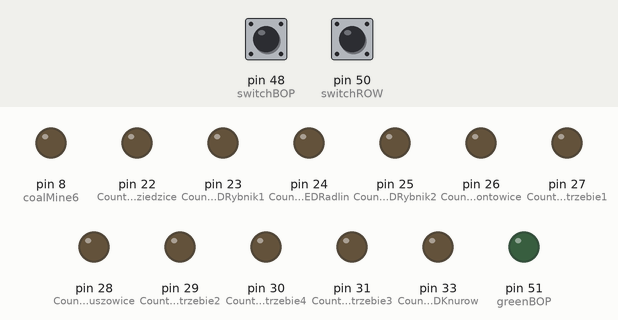
This sketch was run on a simulated Arduino Mega 2560, built with avr-gcc and run on an emulated ATmega2560. On the bench: output pins drawn as LEDs (lit = HIGH). Dashed ring = blinking. Inputs (shaded band) come from the test bench; at power-on: pin 50 (switchROW) HIGH, pin 48 (switchBOP) HIGH. Pins used as bus, display or sensor lines are not drawn; what the sketch prints to the serial monitor is not drawn.

Above: at 1.2 s.
1.3 s: pin 50 (switchROW) pulled LOW for 1 s
At 1.8 s:
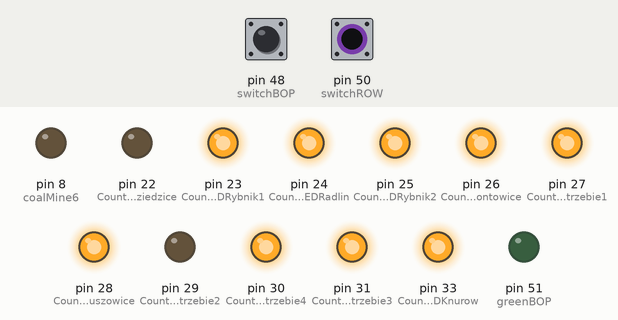
3.8 s: pin 48 (switchBOP) pulled LOW for 0.15 s
At 3.87 s:
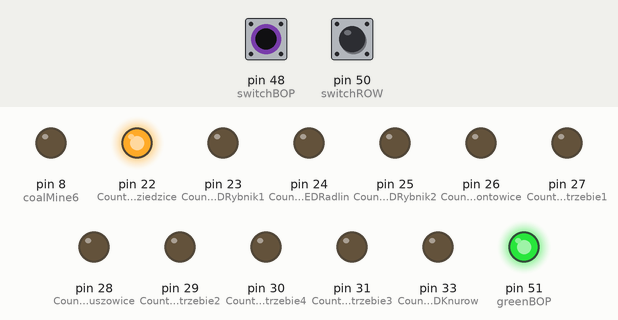
5.4 s: pin 48 (switchBOP) pulled LOW for 3.2 s
At 8.9 s:
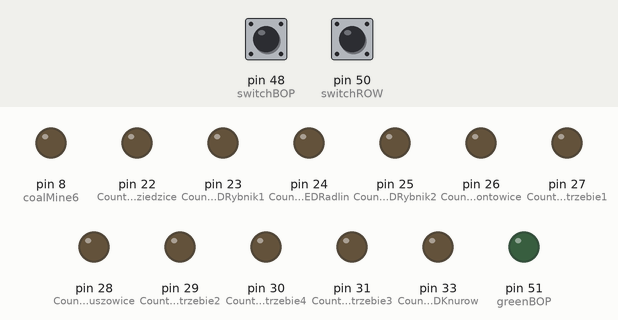
10.1 s: pin 50 (switchROW) pulled LOW for 3.2 s
At 11.0 s:
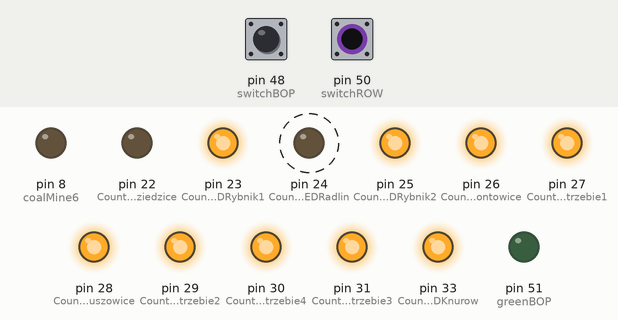
14.8 s: pin 48 (switchBOP) driven LOW and pin 50 (switchROW) driven LOW
At 15.0 s:
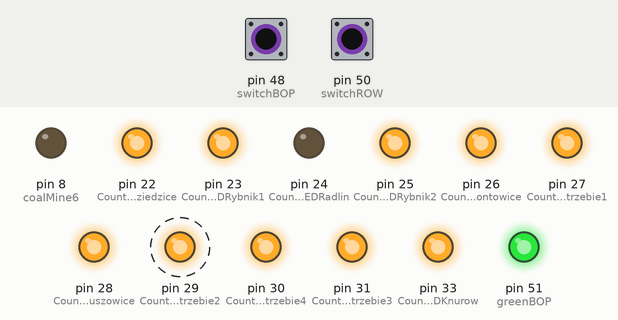
Timing chart, 0 to 18.8 s (numbered marks = the images above; inputs shaded):
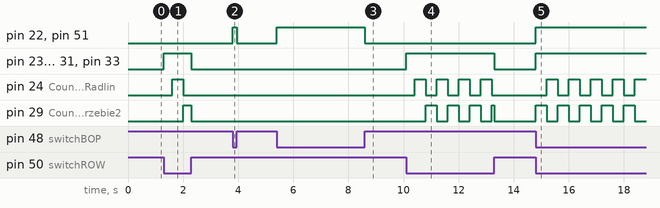

The sketch:

row-bop.ino
```cpp
#include <Wire.h>

//COUNTER LEDS, COAL MINES
#define CounterLEDCzechowiceDziedzice 22 //A3
  #define coalMine1 3

#define CounterLEDRybnik1 23 //C3
  #define coalMine2 4

#define CounterLEDRybnik2 25 //D3
  #define coalMine3 5

#define CounterLEDPruszowice 28 //E3
  #define coalMine4 9

#define CounterLEDJastrzebie1 27 //E4
  #define coalMine5 7

#define CounterLEDJastrzebie2 29 //D4
  #define coalMine6 8 //opening

#define CounterLEDJastrzebie3 31 //D1
  #define coalMine7 10

#define CounterLEDJastrzebie4 30 //E1
  #define coalMine8 11

#define CounterLEDRadlin 24 //E2
  #define coalMine9 6

#define CounterLEDKnurow 33 //F1
  #define coalMine10 45

#define CounterLEDOrmontowice 26 //F2
  #define coalMine11 46


//SWITCHES
#define switchROW 50
#define switchBOP 48

//GREEN DIODES
#define greenROW 49
#define greenBOP 51

int stateCoalMine1 = LOW;
int stateCoalMine2 = LOW;
int stateCoalMine3 = LOW;
int stateCoalMine4 = LOW;
int stateCoalMine5 = LOW;
int stateCoalMine6 = LOW;
int stateCoalMine7 = LOW;
int stateCoalMine8 = LOW;
int stateCoalMine9 = LOW;
int stateCoalMine10 = LOW;
int stateCoalMine11 = LOW;

int stateCounterLEDJastrzebie2 = LOW;
unsigned long blinkCounterLEDJastrzebie2= 400;
unsigned long worktimeCounterLEDJastrzebie2 = 0;

int stateCounterLEDRadlin = LOW;
unsigned long blinkCounterLEDRadlin= 100;
unsigned long worktimeCounterLEDRadlin = 0;

unsigned long workCoalMine1 = 140;
unsigned long workCoalMine2 = 80;
unsigned long workCoalMine3 = 60;
unsigned long workCoalMine4 = 300;
unsigned long workCoalMine5 = 1000;
unsigned long workCoalMine6 = 1000;
unsigned long workCoalMine7 = 1000;
unsigned long workCoalMine8 = 400;
unsigned long workCoalMine9 = 1000;
unsigned long workCoalMine10 = 1000;
unsigned long workCoalMine11 = 400;

unsigned long currentMillis = 0;

unsigned long worktime1 = 0;
unsigned long worktime2 = 0;
unsigned long worktime3 = 0;
unsigned long worktime4 = 0;
unsigned long worktime5 = 0;
unsigned long worktime6 = 0;
unsigned long worktime7 = 0;
unsigned long worktime8 = 0;
unsigned long worktime9 = 0;
unsigned long worktime10 = 0;
unsigned long worktime11 = 0;

void setup()
{
  Serial.begin(9600);

  Serial.write("Hush! Do you hear it? Something work undeground in Silesia.");

  pinMode(coalMine1, OUTPUT);
  pinMode(coalMine2, OUTPUT);
  pinMode(coalMine3, OUTPUT);
  pinMode(coalMine4, OUTPUT);
  pinMode(coalMine5, OUTPUT);
  pinMode(coalMine6, OUTPUT);
  pinMode(coalMine7, OUTPUT);
  pinMode(coalMine8, OUTPUT);
  pinMode(coalMine9, OUTPUT);
  pinMode(coalMine10, OUTPUT);
  pinMode(coalMine11, OUTPUT);
  pinMode(CounterLEDCzechowiceDziedzice, OUTPUT);
  pinMode(CounterLEDRybnik1, OUTPUT);
  pinMode(CounterLEDRybnik2, OUTPUT);
  pinMode(CounterLEDPruszowice, OUTPUT);
  pinMode(CounterLEDJastrzebie1, OUTPUT);
  pinMode(CounterLEDJastrzebie2, OUTPUT);
  pinMode(CounterLEDJastrzebie3, OUTPUT);
  pinMode(CounterLEDJastrzebie4, OUTPUT);
  pinMode(CounterLEDRadlin, OUTPUT);
  pinMode(CounterLEDKnurow, OUTPUT);
  pinMode(CounterLEDOrmontowice, OUTPUT);
  pinMode(switchBOP, INPUT_PULLUP);
  pinMode(switchROW, INPUT_PULLUP);
  pinMode(greenROW, OUTPUT);
  pinMode(greenBOP, OUTPUT);
}

void loop()
{
  currentMillis = millis();
  worktime();
  blinks();

  if (digitalRead(switchROW) == LOW) {
    blinkCounterLEDJastrzebie2 = 400;
    blinkCounterLEDRadlin = 400;
    digitalWrite(CounterLEDJastrzebie1, HIGH);
    digitalWrite(CounterLEDRybnik1, HIGH);
    digitalWrite(CounterLEDRybnik2, HIGH);
    digitalWrite(CounterLEDPruszowice, HIGH);
    digitalWrite(CounterLEDJastrzebie3, HIGH);
    digitalWrite(CounterLEDJastrzebie4, HIGH);
    digitalWrite(CounterLEDKnurow, HIGH);
    digitalWrite(CounterLEDOrmontowice, HIGH);
    digitalWrite(greenROW, HIGH);
  } else {
    digitalWrite(coalMine2, LOW);
    digitalWrite(coalMine3, LOW);
    digitalWrite(coalMine4, LOW);
    digitalWrite(coalMine5, LOW);
    digitalWrite(coalMine6, LOW);
    digitalWrite(coalMine7, LOW);
    digitalWrite(coalMine8, LOW);
    digitalWrite(coalMine9, LOW);
    digitalWrite(coalMine10, LOW);
    digitalWrite(coalMine11, LOW);
    digitalWrite(CounterLEDJastrzebie1, LOW);
    digitalWrite(CounterLEDJastrzebie2, LOW);
    digitalWrite(CounterLEDJastrzebie3, LOW);
    digitalWrite(CounterLEDJastrzebie4, LOW);
    digitalWrite(CounterLEDRybnik1, LOW);
    digitalWrite(CounterLEDRybnik2, LOW);
    digitalWrite(CounterLEDPruszowice, LOW);
    digitalWrite(CounterLEDRadlin, LOW);
    digitalWrite(CounterLEDKnurow, LOW);
    digitalWrite(CounterLEDOrmontowice, LOW);
    digitalWrite(greenROW, LOW);
  }

  if (digitalRead(switchBOP) == LOW) {
    digitalWrite(CounterLEDCzechowiceDziedzice, HIGH);
    digitalWrite(greenBOP, HIGH);
  } else {
    digitalWrite(coalMine1, LOW);
    digitalWrite(CounterLEDCzechowiceDziedzice, LOW);
    digitalWrite(greenBOP, LOW);
  }
}

void worktime()
{
    if (currentMillis - worktime1 >= workCoalMine1) {
      worktime1 = currentMillis;
      stateCoalMine1 = !stateCoalMine1;
      digitalWrite(coalMine1, stateCoalMine1);
    }
    if (currentMillis - worktime2 >= workCoalMine2) {
      worktime2 = currentMillis;
      stateCoalMine2 = !stateCoalMine2;
      digitalWrite(coalMine2, stateCoalMine2);
    }
    if (currentMillis - worktime3 >= workCoalMine3) {
      worktime3 = currentMillis;
      stateCoalMine3 = !stateCoalMine3;
      digitalWrite(coalMine3, stateCoalMine3);
    }
    if (currentMillis - worktime4 >= workCoalMine4) {
      worktime4 = currentMillis;
      stateCoalMine4 = !stateCoalMine4;
      digitalWrite(coalMine4, stateCoalMine4);
    }

    if (currentMillis - worktime5 >= workCoalMine5) {
      worktime5 = currentMillis;
      stateCoalMine5 = !stateCoalMine5;
      digitalWrite(coalMine5, stateCoalMine5);
    }

    if (currentMillis - worktime7 >= workCoalMine7) {
      worktime7 = currentMillis;
      stateCoalMine7 = !stateCoalMine7;
      digitalWrite(coalMine7, stateCoalMine7);
    }

    if (currentMillis - worktime8 >= workCoalMine8) {
      worktime8 = currentMillis;
      stateCoalMine8 = !stateCoalMine8;
      digitalWrite(coalMine8, stateCoalMine8);
    }

    if (currentMillis - worktime9 >= workCoalMine9) {
      worktime9 = currentMillis;
      stateCoalMine9 = !stateCoalMine9;
      digitalWrite(coalMine9, stateCoalMine9);
    }

    if (currentMillis - worktime10 >= workCoalMine10) {
      worktime10 = currentMillis;
      stateCoalMine10 = !stateCoalMine10;
      digitalWrite(coalMine10, stateCoalMine10);
    }

    if (currentMillis - worktime11 >= workCoalMine11) {
      worktime11 = currentMillis;
      stateCoalMine11 = !stateCoalMine11;
      digitalWrite(coalMine11, stateCoalMine11);
    }
}

void blinks()
{
  if (currentMillis - worktimeCounterLEDJastrzebie2 >= blinkCounterLEDJastrzebie2) {
      worktimeCounterLEDJastrzebie2 = currentMillis;
      stateCounterLEDJastrzebie2 = !stateCounterLEDJastrzebie2;
      digitalWrite(CounterLEDJastrzebie2, stateCounterLEDJastrzebie2);
  }
  if (currentMillis - worktimeCounterLEDRadlin >= blinkCounterLEDRadlin) {
      worktimeCounterLEDRadlin = currentMillis;
      stateCounterLEDRadlin = !stateCounterLEDRadlin;
      digitalWrite(CounterLEDRadlin, stateCounterLEDRadlin);
  }
}
```

Measured:
- after the input at 1.3 s, pin 23 (CounterLEDRybnik1): LOW → HIGH at once, → LOW 1.0 s later; pin 24 (CounterLEDRadlin): LOW → HIGH after 0.30 s, → LOW 0.40 s later
- after the input at 3.8 s, pin 22 (CounterLEDCzechowiceDziedzice), pin 51 (greenBOP): LOW → HIGH at once, → LOW 0.15 s later
- after the input at 5.4 s, pin 22 (CounterLEDCzechowiceDziedzice), pin 51 (greenBOP): LOW → HIGH at once, → LOW 3.2 s later
- after the input at 10.1 s, pin 23 (CounterLEDRybnik1): LOW → HIGH at once, → LOW 3.2 s later; pin 24 (CounterLEDRadlin): alternates HIGH for 0.40 s and LOW for 0.40 s, 8 changes in all, then stays LOW, starting after 0.30 s
- after the input at 14.8 s, pin 22 (CounterLEDCzechowiceDziedzice), pin 23 (CounterLEDRybnik1): LOW → HIGH at once
